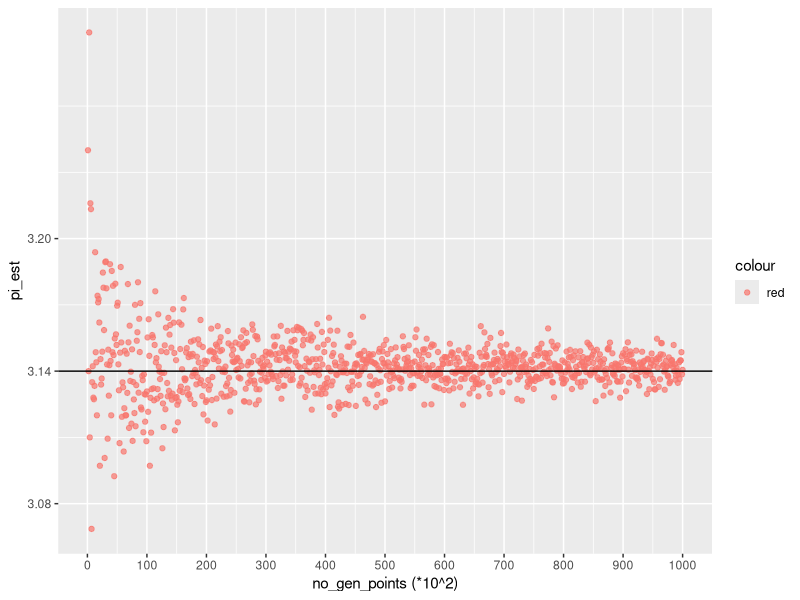
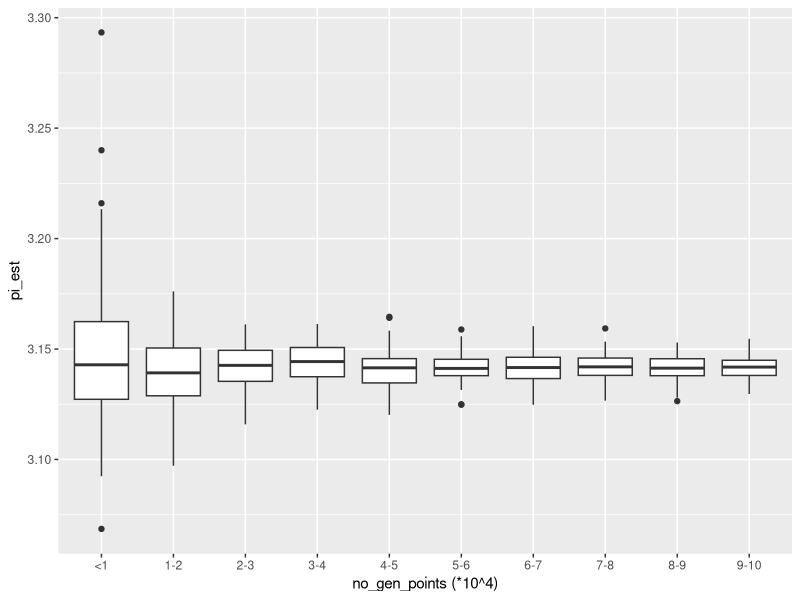
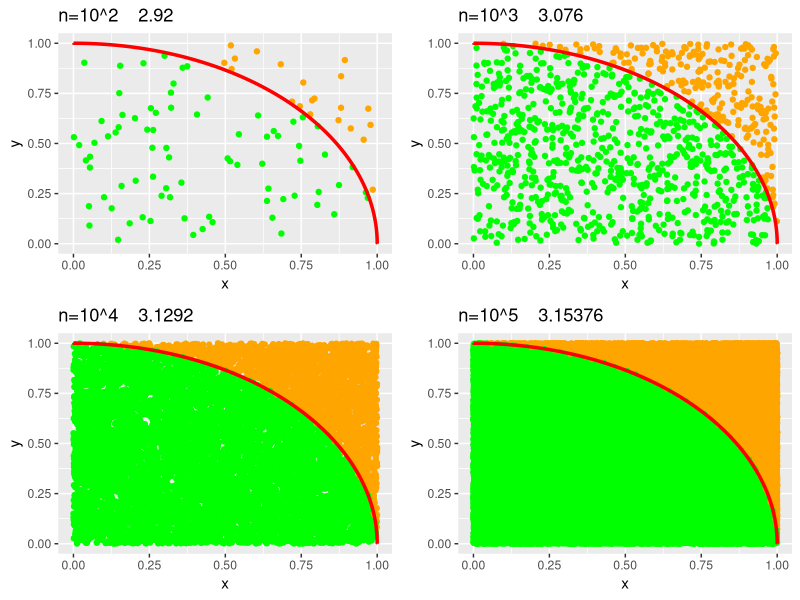

The R source for these figures, in order:
#pi estimation using monte carlo method
library(tidyverse)
library(ggplot2)
library(gridExtra)

xk = seq(0,1,0.00001) #circle
yk =sqrt(1 - (xk)^2)
kolo = data.frame(x=xk,y=yk)



#function calculate pi
calc_pi =  function(n){
x = runif(n)
y = runif(n)
punkty = data.frame(x=x,y=y)
punkty = punkty |> 
  mutate(colored = (y <= sqrt(1-(x)^2)))
#g=ggplot(punkty,aes(x,y,color = as.factor(colored)))+geom_point(show.legend = FALSE)+scale_colour_manual(values = c("orange","green"))+xlim(0,1)+ylim(0,1)+geom_step(data= kolo,color='red',linewidth=1.2)

#counting points
N = 0
p = 0
for (i in 1:n){
  N = N+1 
  if(y[i] <= sqrt(1-(x[i])^2))
    p = p+1
}

Pi = 4 * p/N
return(Pi)

}

#plots

#1 - convergence towards 3.14

a = 1:1000
b = 1:1000

for (i in a)
{
  b[i] = calc_pi(100*i) # multiplying by 100 to get higher numbers, 100:100 000 with step 100 instead of 1:1000
}
df = data.frame(no_gen_points=a,pi_est=b)


ggplot(df,aes(no_gen_points,pi_est,color="red"))+
  geom_point(alpha=0.7)+geom_abline(slope = 0,intercept = 3.14)+ 
  scale_y_continuous(breaks=c(3.08,3.14,3.2))+ 
  scale_x_continuous(breaks=c(0,100,200,300,400,500,600,700,800,900,1000))+
  xlab("no_gen_points (*10^2)") #number of generated points


#2 - boxplot
#grouping 0-10 000, 10 000-20 000..
df$grupa <- cut(df$no_gen_points, 
                  breaks = c(0, 100, 200, 300, 400, 500, 600, 700, 800, 900, 1000), 
                  labels = c("<1", "1-2", "2-3", "3-4", 
                             "4-5", "5-6", "6-7", 
                             "7-8", "8-9", "9-10"),
                  include.lowest = TRUE)

ggplot(df,aes(grupa,pi_est))+
  geom_boxplot()+
  scale_x_discrete()+
  xlab("no_gen_points (*10^4)") #number of generated points

#3 generated points

n = 100000
x = runif(n)
y = runif(n)
punkty = data.frame(x=x,y=y)
punkty = punkty |> 
  mutate(colored = (y <= sqrt(1-(x)^2)))
g1 = ggplot(punkty[0:100,],aes(x,y,color = as.factor(colored)))+geom_point(show.legend = FALSE)+scale_colour_manual(values = c("orange","green"))+xlim(0,1)+ylim(0,1)+geom_step(data= kolo,color='red',linewidth=1.2)+ggtitle(paste("n=10^2   ", calc_pi(100)))
g2 = ggplot(punkty[0:1000,],aes(x,y,color = as.factor(colored)))+geom_point(show.legend = FALSE)+scale_colour_manual(values = c("orange","green"))+xlim(0,1)+ylim(0,1)+geom_step(data= kolo,color='red',linewidth=1.2)+ggtitle(paste("n=10^3   ", calc_pi(1000)))
g3 = ggplot(punkty[0:10000,],aes(x,y,color = as.factor(colored)))+geom_point(show.legend = FALSE)+scale_colour_manual(values = c("orange","green"))+xlim(0,1)+ylim(0,1)+geom_step(data= kolo,color='red',linewidth=1.2)+ggtitle(paste("n=10^4   ", calc_pi(10000)))
g4 = ggplot(punkty,aes(x,y,color = as.factor(colored)))+geom_point(show.legend = FALSE)+scale_colour_manual(values = c("orange","green"))+xlim(0,1)+ylim(0,1)+geom_step(data= kolo,color='red',linewidth=1.2)+ggtitle(paste("n=10^5   ", calc_pi(100000)))

grid.arrange(g1, g2, g3, g4, nrow = 2, ncol = 2) # plotting multiple plots

